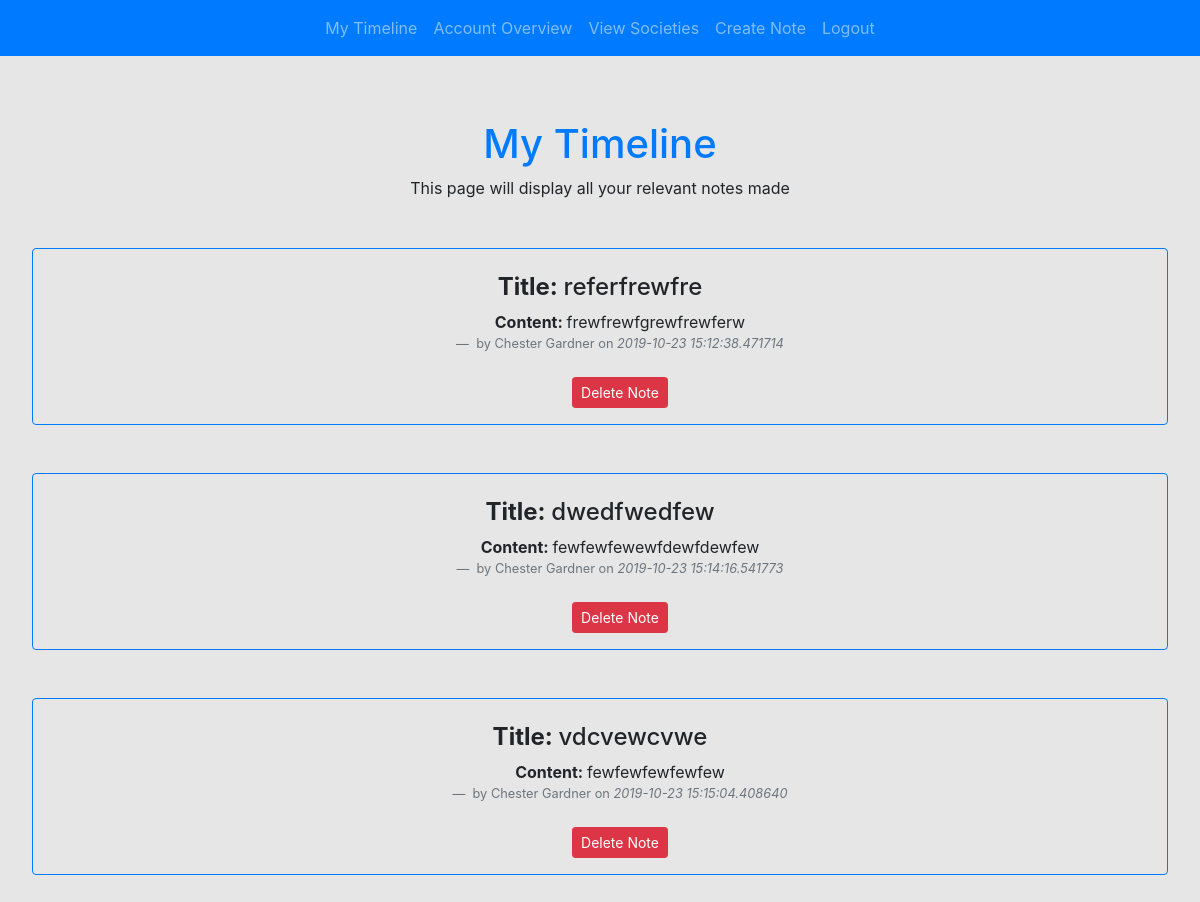
Screenshot of /mytimeline (signed in) with the database file from the repository.
### application/models.py (models this page shows, shortened)
class Notes(db.Model, UserMixin):
	id = db.Column(db.Integer, primary_key=True)
	title = db.Column(db.String(100), nullable=False, unique=True)
	content = db.Column(db.String(10000), nullable=False, unique=True)
	date_posted = db.Column(db.DateTime, nullable=False, default=datetime.utcnow)
	user_id = db.Column(db.Integer, db.ForeignKey('student_users.id'), nullable=False)

class StudentUsers(db.Model, UserMixin):
	id = db.Column(db.Integer, primary_key=True)
	first_name = db.Column(db.String(30), nullable=False)
	last_name = db.Column(db.String(30), nullable=False)
	uni_name = db.Column(db.String(30), nullable=False)
	email = db.Column(db.String(150), nullable=False, unique=True)
	password = db.Column(db.String(50), nullable=False)
	uni_id = db.Column(db.Integer, db.ForeignKey('university.id'), nullable=False)
	soc_id = db.Column(db.Integer, db.ForeignKey('society.id'), nullable=True)
	soc_name = db.Column(db.String(50), nullable=True)
	note = db.relationship('Notes', backref='mine', lazy=True)

### application/routes.py (the view)
@app.route('/mytimeline', methods=['GET', 'POST'])
@login_required #to access such page, a login by the user is required
def mytimeline():
	form = NotesForm
	if current_user.is_authenticated: #if statement that enables the user to view 'mytimeline' page if they are logged in
		notes = Notes.query.filter_by(mine=current_user).all()
		return render_template('mytimeline.html', title='My Timeline', notes=notes, mine=current_user, form=form)
	return render_template('mytimeline.html', title='My Timeline', notes=notes, mine=current_user, form=form)

### application/models.py (called while the page is built)
@login_manager.user_loader ######
def load_user(id):
	return StudentUsers.query.get(int(id))

### application/templates/mytimeline.html
{% extends "layout.html" %}
{% block body_content %}
<div style="background:transparent !important" class="jumbotron text-center">
<h1 class="text-primary" style="text-align: center; font-size:40px">My Timeline</h1>
<p>This page will display all your relevant notes made</p>
{% for note in notes %}
	<div class="container mt-5 mb-5 border border-primary rounded">
		<br>
		<div class="row">
			<div class="container">
				<h4><b>Title: </b>{{ note.title }}</h4>
				<ul class="timeline">
						<b>Content: </b>{{ note.content }}<footer class="blockquote-footer"> by {{ note.mine.first_name }} {{ note.mine.last_name }} on <cite>{{ note.date_posted }}</cite></footer><br>
						<form action="{{ url_for('delete_post', note_id=note.id) }}" method="POST">
						<input type="submit" value="Delete Note" button type="button"  class="btn btn-danger btn-sm"></form>
				</ul>
			</div>
		</div>
	</div>
	{% endfor %}
</div>
{% endblock body_content %}

### rows the page displays
Notes: title "referfrewfre", content "frewfrewfgrewfrewferw", mine.first_name "Chester", mine.last_name "Gardner", date_posted "2019-10-23 15:12:38.471714"
Notes: title "dwedfwedfew", content "fewfewfewewfdewfdewfew", mine.first_name "Chester", mine.last_name "Gardner", date_posted "2019-10-23 15:14:16.541773"
Notes: title "vdcvewcvwe", content "fewfewfewfewfew", mine.first_name "Chester", mine.last_name "Gardner", date_posted "2019-10-23 15:15:04.408640"
